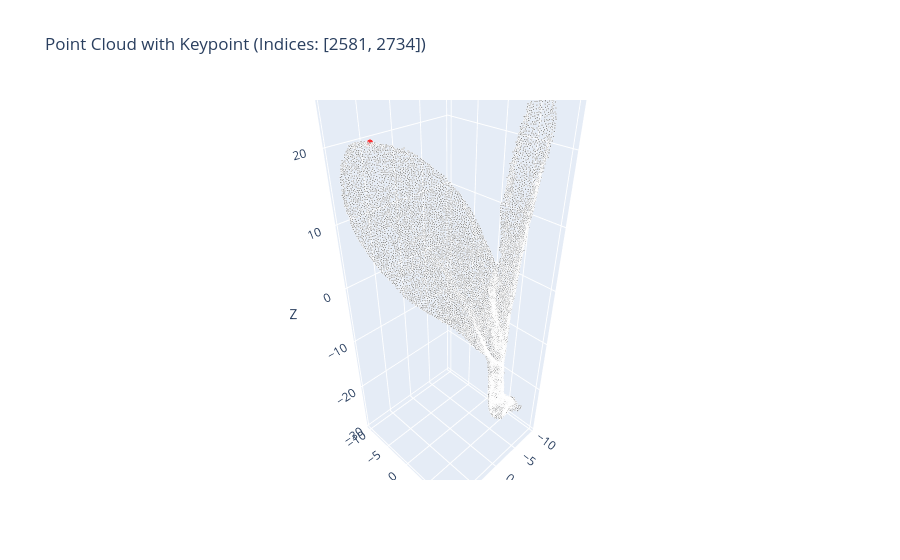

Notebook source saved alongside this figure:
### Code cell
for point_cloud_path, leaf_tips_path in zip(point_cloud_paths, leaf_tips_paths):
    print(f"Processing {point_cloud_path.name} and {leaf_tips_path.name}")
    assert point_cloud_path.stem == leaf_tips_path.stem, "File names dont match!"

    # Load point cloud
    points, labels = load_point_cloud(point_cloud_path)
    
    # Load leaf tips
    with open(leaf_tips_path, 'r') as f:
        leaf_tips = json.load(f)
    
    leaf_tip_indices = [leaf_tip['tip_global_index'] for leaf_tip in leaf_tips.values() if 'tip_global_index' in leaf_tip]
    plot_interactive_with_keypoint(points, keypoint_indices=leaf_tip_indices)
    break

### Figure 1 — Plotly figure (JSON) as saved in the notebook; plotly's stock layout.template omitted (floating-point values rounded to 4 significant figures; data arrays with more than 128 entries replaced by an {"elided": "..."} marker saying what was removed)
{"data": [{"hovertemplate": "Index: %{text}<br>X: %{x}<br>Y: %{y}<br>Z: %{z}<extra></extra>", "marker": {"color": {"elided": "10000 str values"}, "opacity": 0.8, "size": {"elided": "10000 int values"}}, "mode": "markers", "text": {"elided": "10000 str values"}, "type": "scatter3d", "x": {"elided": "10000 float values"}, "y": {"elided": "10000 float values"}, "z": {"elided": "10000 float values"}}], "layout": {"scene": {"xaxis": {"title": {"text": "X"}}, "yaxis": {"title": {"text": "Y"}}, "zaxis": {"title": {"text": "Z"}}}, "title": {"text": "Point Cloud with Keypoint (Indices: [2581, 2734])"}}}
